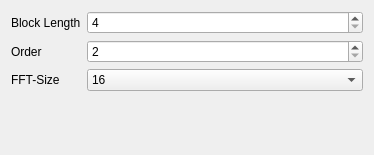
                  <widget class="QWidget" name="scrollAreaWidgetContents_8">
                   <property name="geometry">
                    <rect>
                     <x>0</x>
                     <y>0</y>
                     <width>374</width>
                     <height>155</height>
                    </rect>
                   </property>
                   <layout class="QFormLayout" name="formLayout_5">
                    <item row="1" column="0">
                     <widget class="QLabel" name="orderLabel_3">
                      <property name="text">
                       <string>Order</string>
                      </property>
                     </widget>
                    </item>
                    <item row="1" column="1">
                     <widget class="QSpinBox" name="fmcov_order">
                      <property name="minimum">
                       <number>2</number>
                      </property>
                      <property name="maximum">
                       <number>9999</number>
                      </property>
                     </widget>
                    </item>
                    <item row="2" column="0">
                     <widget class="QLabel" name="fFTSizeLabel_4">
                      <property name="text">
                       <string>FFT-Size</string>
                      </property>
                     </widget>
                    </item>
                    <item row="2" column="1">
                     <widget class="QComboBox" name="fmcov_fft_size">
                      <item>
                       <property name="text">
                        <string>16</string>
                       </property>
                      </item>
                      <item>
                       <property name="text">
                        <string>32</string>
                       </property>
                      </item>
                      <item>
                       <property name="text">
                        <string>64</string>
                       </property>
                      </item>
                      <item>
                       <property name="text">
                        <string>128</string>
                       </property>
                      </item>
                      <item>
                       <property name="text">
                        <string>256</string>
                       </property>
                      </item>
                      <item>
                       <property name="text">
                        <string>512</string>
                       </property>
                      </item>
                      <item>
                       <property name="text">
                        <string>1024</string>
                       </property>
                      </item>
                      <item>
                       <property name="text">
                        <string>2048</string>
                       </property>
                      </item>
                      <item>
                       <property name="text">
                        <string>4096</string>
                       </property>
                      </item>
                      <item>
                       <property name="text">
                        <string>8192</string>
                       </property>
                      </item>
                      <item>
                       <property name="text">
                        <string>16384</string>
                       </property>
                      </item>
                      <item>
                       <property name="text">
                        <string>32768</string>
                       </property>
                      </item>
                      <item>
                       <property name="text">
                        <string>65536</string>
                       </property>
                      </item>
                     </widget>
                    </item>
                    <item row="0" column="0">
                     <widget class="QLabel" name="blockLengthLabel_3">
                      <property name="text">
                       <string>Block Length</string>
                      </property>
                     </widget>
                    </item>
                    <item row="0" column="1">
                     <widget class="QSpinBox" name="fmcov_block_len">
                      <property name="minimum">
                       <number>4</number>
                      </property>
                      <property name="maximum">
                       <number>65536</number>
                      </property>
                     </widget>
                    </item>
                   </layout>
                  </widget>
